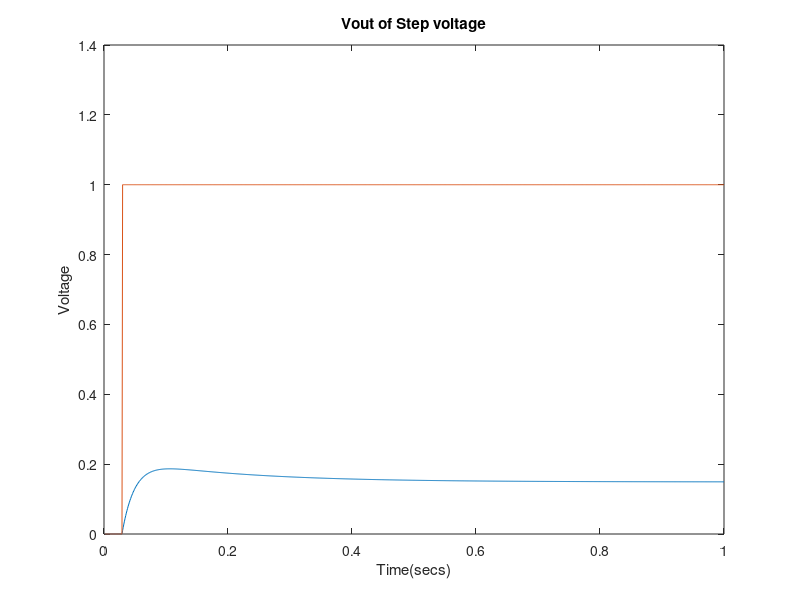
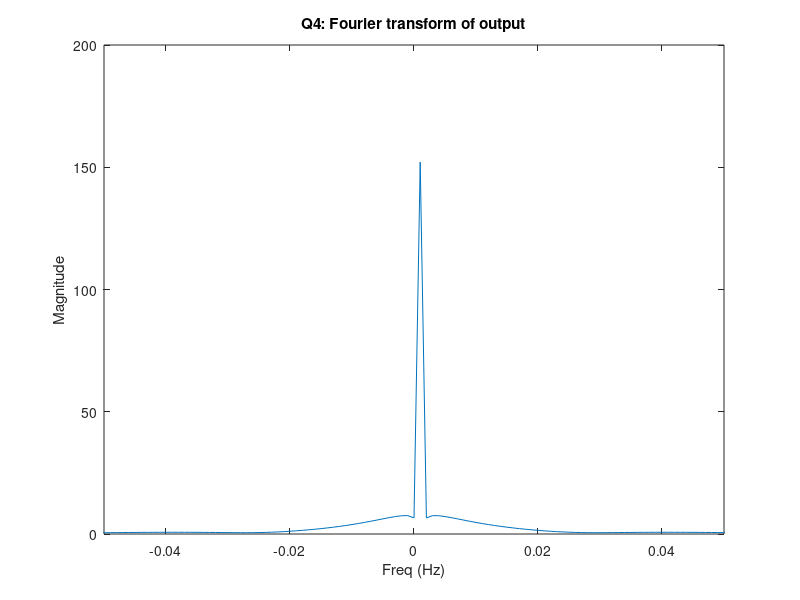

Reproduce these figures in MATLAB, in order.
clear all

% Patrobas Adewumi
% 100963608
% ELEC 4700
% assignment4

runTime = 1; % in seconds
timecuts = 1000;
dt = runTime/timecuts;

R1 = 1;
C1 = 0.25;
R2 = 2;
L1 = 0.2;
R3 = 10;
a = 100;
b = 50;
c = 1;
R4 = 0.1;
Ro = 1000;     

C = [  0, 0,   0, 0, 0, 0, 0; ...
     -C1,C1,   0, 0, 0, 0, 0; ...
       0, 0, -L1, 0, 0, 0, 0; ...
       0, 0,   0, 0, 0, 0, 0; ...
       0, 0,   0, 0, 0, 0, 0; ...
       0, 0,   0, 0, 0, 0, 0; ...
       0, 0,   0, 0, 0, 0, 0];
   
   
   
I3poly = [c b a 0];
I3roots = roots(I3poly);

   
G = [     1,             0,  0,    0,                  0,     0,            0; ...
      -1/R1, (1/R2 + 1/R1), -1,    0,                  0,     0,            0; ...
          0,             1,  0,   -1,                  0,     0,            0; ...
          0,             0, -1, 1/R3,                  0,     0,            0; ...
          0,             0,  0,    0,         I3roots(2),     1,            0; ...
          0,             0,  0, 1/R3,                 -1,     0,            0; ...
          0,             0,  0,    0,                  0, -1/R4, (1/R4 +1/Ro)];
   
      
% Time Stepping function
V1 = 0;      
F = zeros(7,1);
%Flist = [V1; 0; 0; 0; 0; 0; 0];
Flist = zeros(7,1,timecuts);
Flist(1,1,30:timecuts) = 1;
Vlist = zeros(7,1,timecuts);

for count  = 2:1:timecuts
    A = C/dt +G;
    
    Vlist(:,:,count) = A\(C*Vlist(:,:,count-1)/dt +Flist(:,:,count));
    Flist(:,:,count) = Vlist(:,:,count);
end
      
V1list(1,:) = Vlist(1,1,:);
V2list(1,:) = Vlist(2,1,:);
ILlist(1,:) = Vlist(3,1,:);
I3list(1,:) = Vlist(4,1,:);
V4list(1,:) = Vlist(5,1,:);
Volist(1,:) = Vlist(7,1,:);


figure(20)
plot((1:timecuts).*dt,Volist(1,:))
xlabel('Time(secs)')
ylabel('Voltage')
title('Vout of Step voltage')
hold on
plot((1:timecuts).*dt,V1list(1,:))
hold off

figure(21)
g = abs(fftshift(fft(Volist(1,:))));
plot(((1:length(g))/timecuts)-0.5,g)
xlim([-0.05 0.05])
xlabel('Freq (Hz)')
ylabel('Magnitude')
title('Q4: Fourier transform of output')

